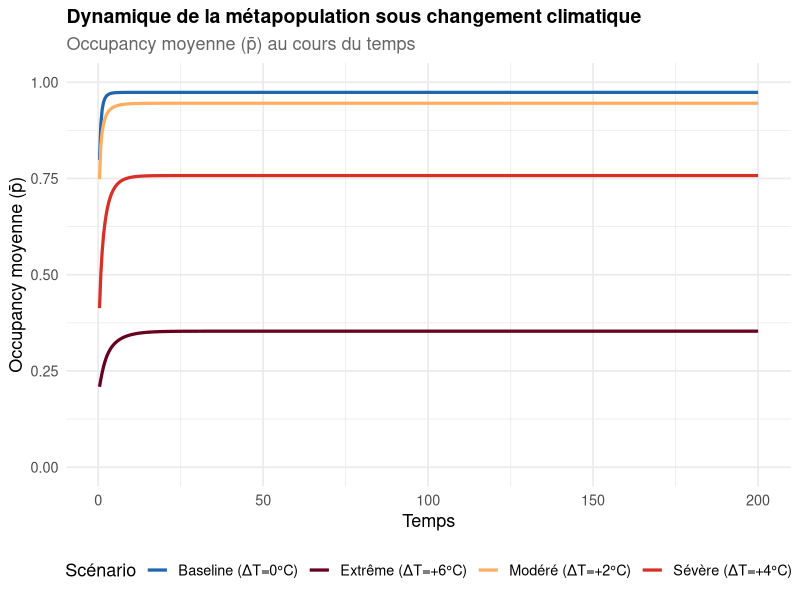
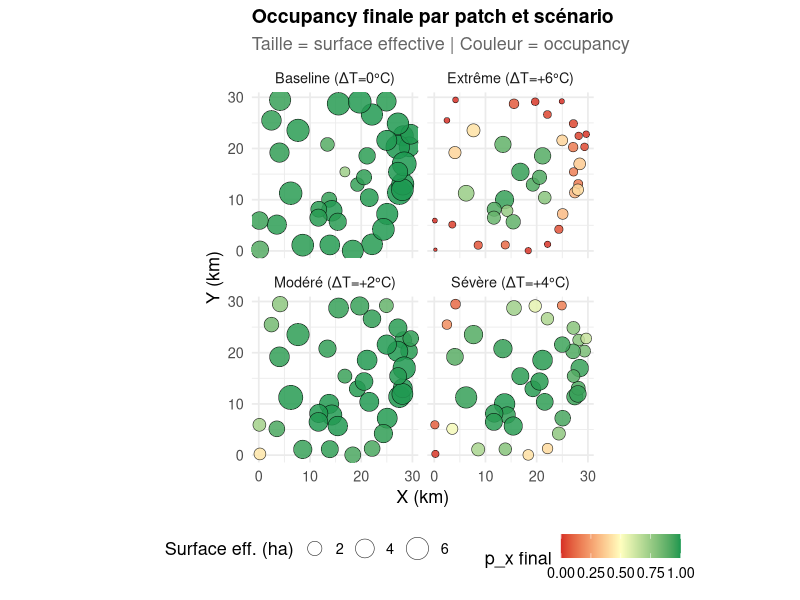
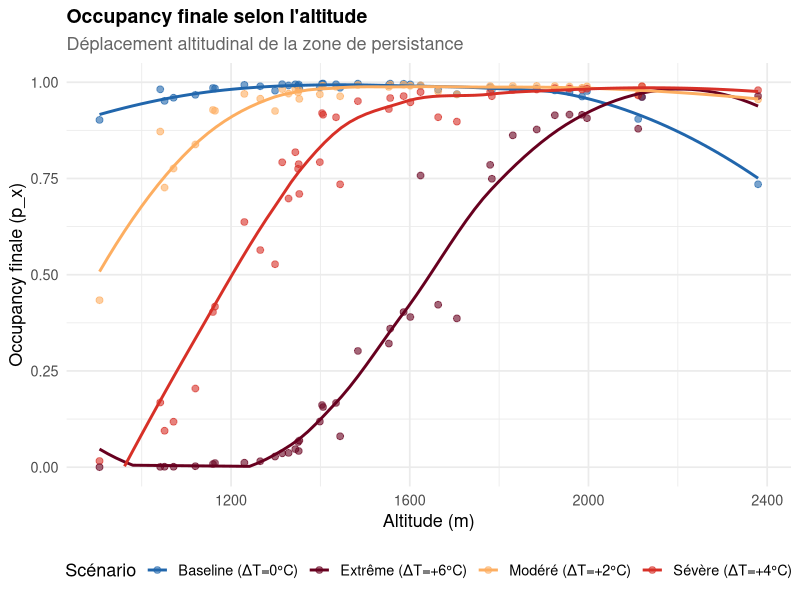
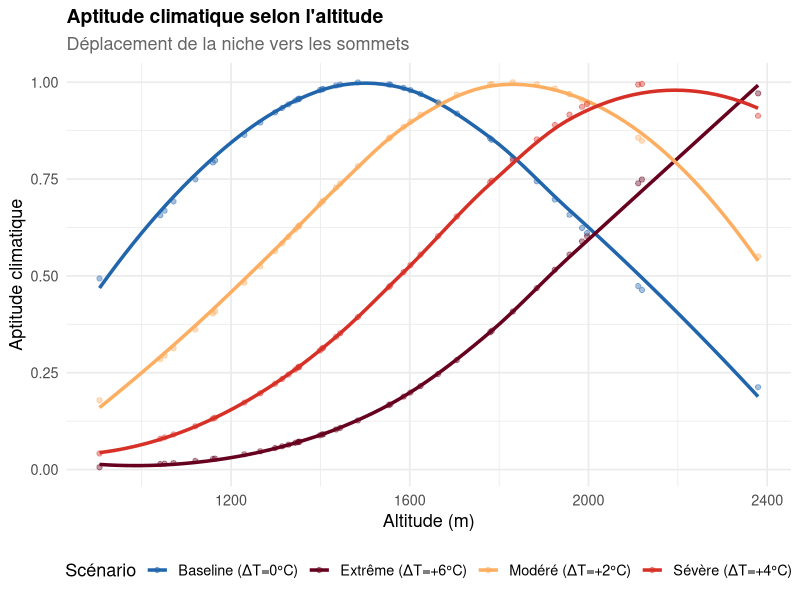
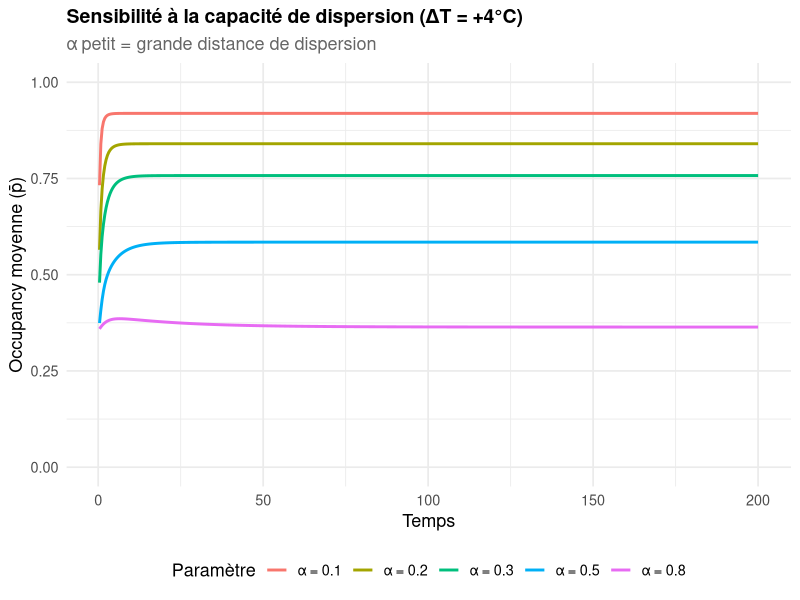
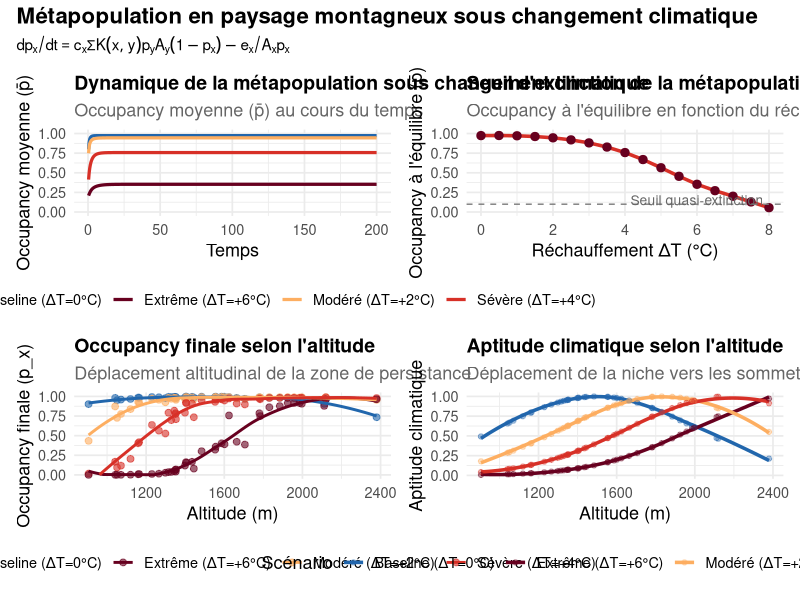
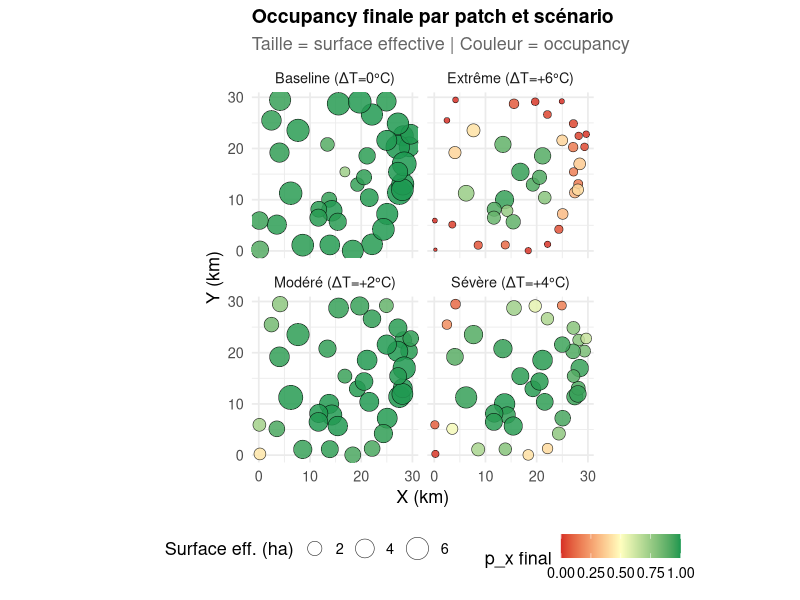
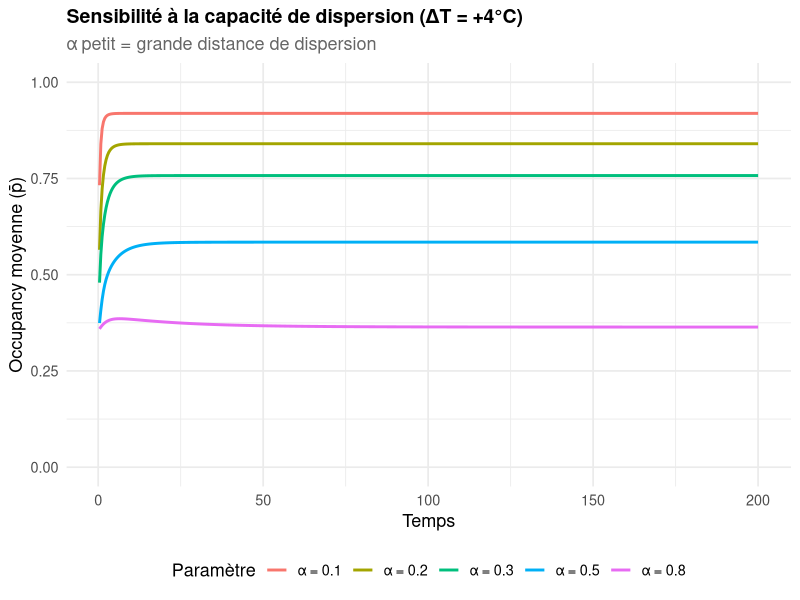

Write the R code that produced these figures, in order.
###############################################################################
#  Métapopulation spatialement explicite en paysage montagneux               #
#  sous changement climatique                                                 #
#                                                                             #
#  Équation de Hanski (SPOM) :                                               #
#  dp_x/dt = c_x * sum_{y≠x} K(x,y) * p_y * A_y * (1-p_x) - (e_x/A_x)*p_x #
#                                                                             #
#  Scénarios : baseline, réchauffement modéré (+2°C), sévère (+4°C)          #
###############################################################################

# ===========================================================================
# 0. Packages
# ===========================================================================
if (!requireNamespace("ggplot2",   quietly = TRUE)) install.packages("ggplot2")
if (!requireNamespace("dplyr",     quietly = TRUE)) install.packages("dplyr")
if (!requireNamespace("tidyr",     quietly = TRUE)) install.packages("tidyr")
if (!requireNamespace("patchwork", quietly = TRUE)) install.packages("patchwork")

library(ggplot2)
library(dplyr)
library(tidyr)
library(patchwork)

set.seed(42)

# ===========================================================================
# 1. Paramètres du paysage montagneux
# ===========================================================================

# Nombre de patchs d'habitat
N <- 40

# Coordonnées spatiales (km) – distribués dans un massif montagneux
coords <- data.frame(
  x = runif(N, 0, 30),  # étendue E-O
  y = runif(N, 0, 30)   # étendue N-S
)

# Altitude (m) : modèle simplifié en cône avec bruit
centre <- c(15, 15)
dist_centre <- sqrt((coords$x - centre[1])^2 + (coords$y - centre[2])^2)
altitude <- 2500 - 80 * dist_centre + rnorm(N, 0, 100)
altitude <- pmax(altitude, 400)  # minimum 400 m

# Surface des patchs (ha) – décroît avec l'altitude (effet conique)
A_base <- pmax(0.5, 10 - 0.003 * altitude + rnorm(N, 0, 1))

# Température locale (°C) – gradient altitudinal : -0.6°C / 100 m
T_base <- 15 - 0.006 * altitude

# Niche thermique de l'espèce
T_opt  <- 6    # température optimale (°C)
T_sd   <- 3    # tolérance thermique (écart-type)

# Assembler les patchs
patches <- data.frame(
  id       = 1:N,
  x_coord  = coords$x,
  y_coord  = coords$y,
  altitude = altitude,
  A_base   = A_base,
  T_base   = T_base
)

cat("── Patchs générés ──\n")
print(summary(patches[, c("altitude", "A_base", "T_base")]))

# ===========================================================================
# 2. Fonctions du modèle
# ===========================================================================

# Matrice de distances inter-patchs (km)
dist_mat <- as.matrix(dist(coords))

# Noyau de dispersion exponentiel négatif
#   K(x,y) = exp(-alpha * d(x,y))
make_kernel <- function(alpha = 0.3) {
  K <- exp(-alpha * dist_mat)
  diag(K) <- 0
  K
}

# Aptitude climatique d'un patch (gaussienne centrée sur T_opt)
climate_suitability <- function(T_local, T_opt, T_sd) {
  exp(-0.5 * ((T_local - T_opt) / T_sd)^2)
}

# Surface effective sous climat modifié
#   A_eff = A_base * suitability(T_local)
# + réduction de surface en altitude (montée de la limite arborée, etc.)

# Taux d'extinction local : e_x / A_x  (rescue effect via aire)
# Taux de colonisation modulé par la capacité climatique

# ===========================================================================
# 3. Simulation : dp_x/dt (Euler)
# ===========================================================================

simulate_metapop <- function(patches, K, delta_T = 0,
                              c0 = 0.5, e0 = 0.2, alpha = 0.3,
                              T_opt = 6, T_sd = 3,
                              dt = 0.1, t_max = 200,
                              p_init = NULL) {

  N <- nrow(patches)

  # Température locale modifiée par le réchauffement
  T_local <- patches$T_base + delta_T

  # Aptitude climatique par patch
  suit <- climate_suitability(T_local, T_opt, T_sd)

  # Surface effective (réduite si le climat devient inadéquat)
  A_eff <- patches$A_base * suit
  # Seuil : en dessous de 0.1 ha effectif, le patch est inhabitable
  A_eff <- pmax(A_eff, 0.01)

  # Taux d'extinction : inversement proportionnel à la surface effective
  e_x <- e0 / A_eff

  # Taux de colonisation modulé par l'aptitude locale
  c_x <- c0 * suit

  # Occupancy initiale
  if (is.null(p_init)) {
    p <- ifelse(suit > 0.3, runif(N, 0.3, 0.8), runif(N, 0, 0.1))
  } else {
    p <- p_init
  }

  # Stockage des résultats
  n_steps <- ceiling(t_max / dt)
  save_every <- max(1, floor(n_steps / 500))
  t_save <- numeric()
  p_save <- list()
  metapop_p <- numeric()

  for (step in 1:n_steps) {

    # Taux de colonisation pour chaque patch x
    colonisation <- c_x * ((K %*% (p * A_eff)) * (1 - p))[, 1]

    # Taux d'extinction pour chaque patch x
    extinction <- e_x * p

    # Mise à jour (Euler explicite)
    dp <- colonisation - extinction
    p  <- p + dt * dp
    p  <- pmin(pmax(p, 0), 1)  # borner entre 0 et 1

    # Sauvegarder
    if (step %% save_every == 0) {
      t_save    <- c(t_save, step * dt)
      p_save    <- c(p_save, list(p))
      metapop_p <- c(metapop_p, mean(p))
    }
  }

  list(
    t       = t_save,
    p_mat   = do.call(rbind, p_save),     # matrice temps × patchs
    p_mean  = metapop_p,                  # occupancy moyenne
    patches = mutate(patches,
                     T_local  = T_local,
                     suit     = suit,
                     A_eff    = A_eff,
                     p_final  = p),
    delta_T = delta_T
  )
}

# ===========================================================================
# 4. Lancer les scénarios
# ===========================================================================

K <- make_kernel(alpha = 0.3)

cat("\n── Simulation : Baseline (ΔT = 0°C) ──\n")
res_base <- simulate_metapop(patches, K, delta_T = 0)

cat("── Simulation : Réchauffement modéré (ΔT = +2°C) ──\n")
res_mod  <- simulate_metapop(patches, K, delta_T = 2)

cat("── Simulation : Réchauffement sévère (ΔT = +4°C) ──\n")
res_sev  <- simulate_metapop(patches, K, delta_T = 4)

cat("── Simulation : Réchauffement extrême (ΔT = +6°C) ──\n")
res_ext  <- simulate_metapop(patches, K, delta_T = 6)

# ===========================================================================
# 5. Figures
# ===========================================================================

theme_metapop <- theme_minimal(base_size = 13) +
  theme(
    plot.title    = element_text(face = "bold", size = 14),
    plot.subtitle = element_text(color = "grey40"),
    legend.position = "bottom"
  )

# ── 5a. Dynamique temporelle de l'occupancy moyenne ──

df_dyn <- bind_rows(
  data.frame(t = res_base$t, p = res_base$p_mean, scenario = "Baseline (ΔT=0°C)"),
  data.frame(t = res_mod$t,  p = res_mod$p_mean,  scenario = "Modéré (ΔT=+2°C)"),
  data.frame(t = res_sev$t,  p = res_sev$p_mean,  scenario = "Sévère (ΔT=+4°C)"),
  data.frame(t = res_ext$t,  p = res_ext$p_mean,  scenario = "Extrême (ΔT=+6°C)")
)

p1 <- ggplot(df_dyn, aes(t, p, color = scenario)) +
  geom_line(linewidth = 1.1) +
  scale_color_manual(values = c("Baseline (ΔT=0°C)"  = "#2166AC",
                                 "Modéré (ΔT=+2°C)"   = "#FDAE61",
                                 "Sévère (ΔT=+4°C)"   = "#D73027",
                                 "Extrême (ΔT=+6°C)"  = "#67001F")) +
  labs(title    = "Dynamique de la métapopulation sous changement climatique",
       subtitle = "Occupancy moyenne (p̄) au cours du temps",
       x = "Temps", y = "Occupancy moyenne (p̄)",
       color = "Scénario") +
  ylim(0, 1) +
  theme_metapop

p1

# ── 5b. Carte spatiale : occupancy finale par scénario ──

map_data <- bind_rows(
  mutate(res_base$patches, scenario = "Baseline (ΔT=0°C)"),
  mutate(res_mod$patches,  scenario = "Modéré (ΔT=+2°C)"),
  mutate(res_sev$patches,  scenario = "Sévère (ΔT=+4°C)"),
  mutate(res_ext$patches,  scenario = "Extrême (ΔT=+6°C)")
)

p2 <- ggplot(map_data, aes(x_coord, y_coord)) +
  geom_point(aes(size = A_eff, fill = p_final),
             shape = 21, alpha = 0.85, stroke = 0.3) +
  scale_fill_gradient2(low = "#D73027", mid = "#FFFFBF",
                       high = "#1A9850", midpoint = 0.5,
                       limits = c(0, 1)) +
  scale_size_continuous(range = c(1, 8), name = "Surface eff. (ha)") +
  facet_wrap(~scenario, ncol = 2) +
  labs(title    = "Occupancy finale par patch et scénario",
       subtitle = "Taille = surface effective | Couleur = occupancy",
       x = "X (km)", y = "Y (km)", fill = "p_x final") +
  coord_equal() +
  theme_metapop
p2

# ── 5c. Occupancy finale vs altitude ──

p3 <- ggplot(map_data, aes(altitude, p_final, color = scenario)) +
  geom_point(alpha = 0.6, size = 2) +
  geom_smooth(method = "loess", se = FALSE, linewidth = 1) +
  scale_color_manual(values = c("Baseline (ΔT=0°C)"  = "#2166AC",
                                 "Modéré (ΔT=+2°C)"   = "#FDAE61",
                                 "Sévère (ΔT=+4°C)"   = "#D73027",
                                 "Extrême (ΔT=+6°C)"  = "#67001F")) +
  labs(title    = "Occupancy finale selon l'altitude",
       subtitle = "Déplacement altitudinal de la zone de persistance",
       x = "Altitude (m)", y = "Occupancy finale (p_x)",
       color = "Scénario") +
  ylim(0, 1) +
  theme_metapop

p3

# ── 5d. Aptitude climatique vs altitude ──

p4 <- ggplot(map_data, aes(altitude, suit, color = scenario)) +
  geom_line(stat = "smooth", method = "loess", linewidth = 1.2, se = FALSE) +
  geom_point(alpha = 0.4, size = 1.5) +
  scale_color_manual(values = c("Baseline (ΔT=0°C)"  = "#2166AC",
                                 "Modéré (ΔT=+2°C)"   = "#FDAE61",
                                 "Sévère (ΔT=+4°C)"   = "#D73027",
                                 "Extrême (ΔT=+6°C)"  = "#67001F")) +
  labs(title    = "Aptitude climatique selon l'altitude",
       subtitle = "Déplacement de la niche vers les sommets",
       x = "Altitude (m)", y = "Aptitude climatique",
       color = "Scénario") +
  theme_metapop

p4

# ── 5e. Analyse de sensibilité : capacité de dispersion ──

cat("\n── Analyse de sensibilité : alpha (dispersion) ──\n")
alpha_vals <- c(0.1, 0.2, 0.3, 0.5, 0.8)
sens_results <- list()

for (a in alpha_vals) {
  K_a <- make_kernel(alpha = a)
  res <- simulate_metapop(patches, K_a, delta_T = 4)
  sens_results[[as.character(a)]] <- data.frame(
    t     = res$t,
    p     = res$p_mean,
    alpha = paste0("α = ", a)
  )
}

df_sens <- bind_rows(sens_results)

p5 <- ggplot(df_sens, aes(t, p, color = alpha)) +
  geom_line(linewidth = 1) +
  labs(title    = "Sensibilité à la capacité de dispersion (ΔT = +4°C)",
       subtitle = "α petit = grande distance de dispersion",
       x = "Temps", y = "Occupancy moyenne (p̄)",
       color = "Paramètre") +
  ylim(0, 1) +
  theme_metapop

p5
# ── 5f. Seuil d'extinction : balayage de ΔT ──

cat("── Balayage du seuil de réchauffement ──\n")
delta_T_seq <- seq(0, 8, by = 0.5)
p_equil <- numeric(length(delta_T_seq))

for (i in seq_along(delta_T_seq)) {
  res_i <- simulate_metapop(patches, K, delta_T = delta_T_seq[i], t_max = 300)
  p_equil[i] <- tail(res_i$p_mean, 1)
}

df_thresh <- data.frame(delta_T = delta_T_seq, p_equil = p_equil)

p6 <- ggplot(df_thresh, aes(delta_T, p_equil)) +
  geom_line(linewidth = 1.2, color = "#D73027") +
  geom_point(size = 2.5, color = "#67001F") +
  geom_hline(yintercept = 0.1, linetype = "dashed", color = "grey50") +
  annotate("text", x = 6, y = 0.15, label = "Seuil quasi-extinction",
           color = "grey40", size = 3.5) +
  labs(title    = "Seuil d'extinction de la métapopulation",
       subtitle = "Occupancy à l'équilibre en fonction du réchauffement",
       x = "Réchauffement ΔT (°C)", y = "Occupancy à l'équilibre (p̄)") +
  ylim(0, 1) +
  theme_metapop

# ===========================================================================
# 6. Composer et sauvegarder
# ===========================================================================

# Figure composite
fig_main <- (p1 | p6) / (p3 | p4) +
  plot_annotation(
    title    = "Métapopulation en paysage montagneux sous changement climatique",
    subtitle = expression(dp[x]/dt == c[x] * Sigma * K(x,y) * p[y] * A[y] * (1-p[x]) - e[x]/A[x] * p[x]),
    theme    = theme(plot.title = element_text(face = "bold", size = 16))
  )

ggsave("metapop_climate_composite.png", fig_main,
       width = 14, height = 10, dpi = 200, bg = "white")
cat("✔ Figure composite sauvegardée : metapop_climate_composite.png\n")

ggsave("metapop_carte_scenarios.png", p2,
       width = 12, height = 10, dpi = 200, bg = "white")
cat("✔ Carte spatiale sauvegardée : metapop_carte_scenarios.png\n")

ggsave("metapop_sensibilite_dispersion.png", p5,
       width = 10, height = 6, dpi = 200, bg = "white")
cat("✔ Analyse de sensibilité sauvegardée : metapop_sensibilite_dispersion.png\n")

# ===========================================================================
# 7. Résumé numérique
# ===========================================================================

cat("\n══════════════════════════════════════════════════════\n")
cat("  RÉSUMÉ : OCCUPANCY À L'ÉQUILIBRE PAR SCÉNARIO\n")
cat("══════════════════════════════════════════════════════\n")
cat(sprintf("  Baseline (ΔT=0°C)  : p̄ = %.3f\n", tail(res_base$p_mean, 1)))
cat(sprintf("  Modéré   (ΔT=+2°C) : p̄ = %.3f\n", tail(res_mod$p_mean, 1)))
cat(sprintf("  Sévère   (ΔT=+4°C) : p̄ = %.3f\n", tail(res_sev$p_mean, 1)))
cat(sprintf("  Extrême  (ΔT=+6°C) : p̄ = %.3f\n", tail(res_ext$p_mean, 1)))
cat("══════════════════════════════════════════════════════\n")

# Nombre de patchs quasi-éteints (p < 0.05) par scénario
cat("\n  Patchs quasi-éteints (p < 0.05) :\n")
cat(sprintf("  Baseline : %d / %d\n", sum(res_base$patches$p_final < 0.05), N))
cat(sprintf("  Modéré   : %d / %d\n", sum(res_mod$patches$p_final  < 0.05), N))
cat(sprintf("  Sévère   : %d / %d\n", sum(res_sev$patches$p_final  < 0.05), N))
cat(sprintf("  Extrême  : %d / %d\n", sum(res_ext$patches$p_final  < 0.05), N))
cat("══════════════════════════════════════════════════════\n")

cat("\n✔ Script terminé. Bonne exploration !\n")
